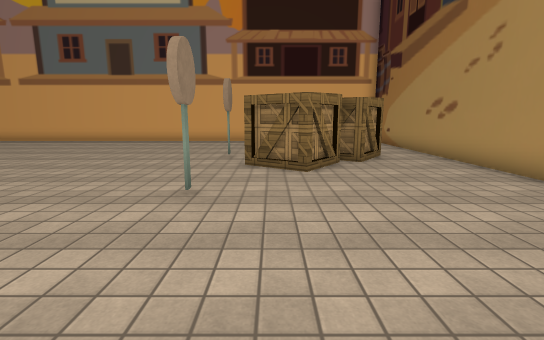
View 1 (above)

19 first-person views from a walk through a Unity game level. The camera is 1.3 m above the floor, tilts 10° down and sees 85° across. The floor is counted in squares, 1 m on a side. Each view is taken from the middle of a square. On the plan, view 1 faces up. The plan holds only what a view shows up to about 14 squares ahead; the rest is blank. The place goes on beyond the plan. The player character is not drawn. Some surface patterns are stand-ins.

View 2
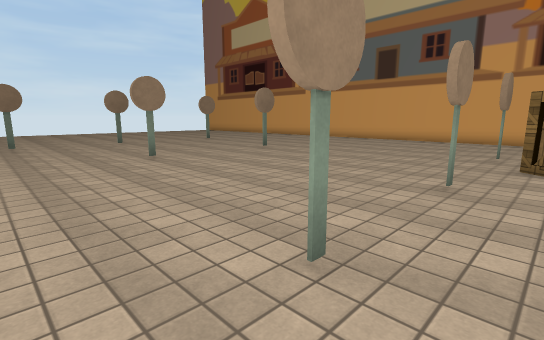

View 3
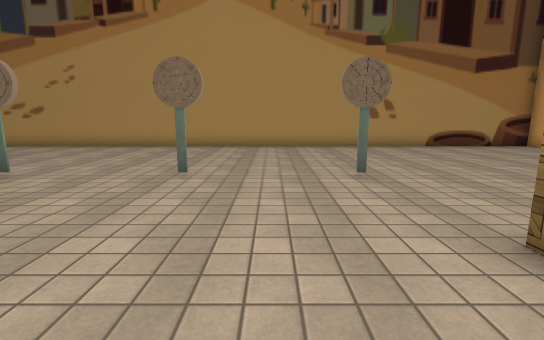

View 4
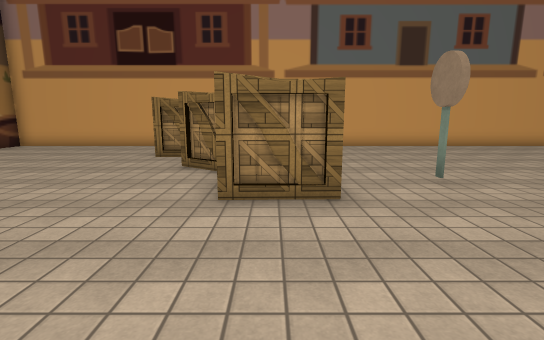

View 5
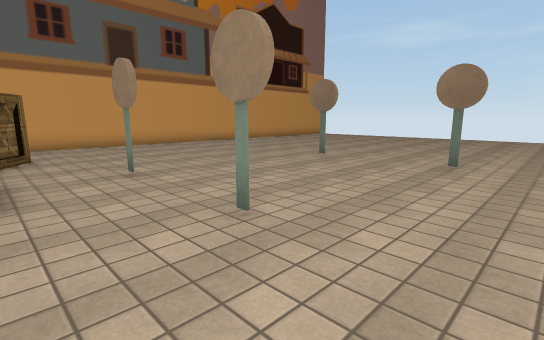

View 6
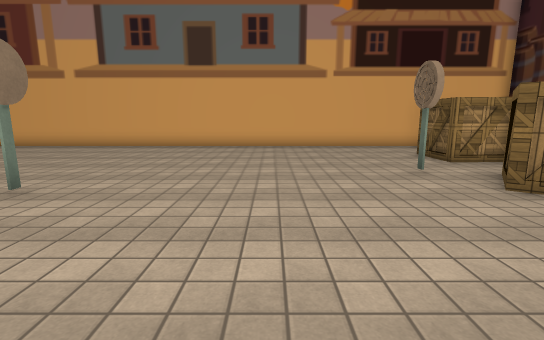

View 7
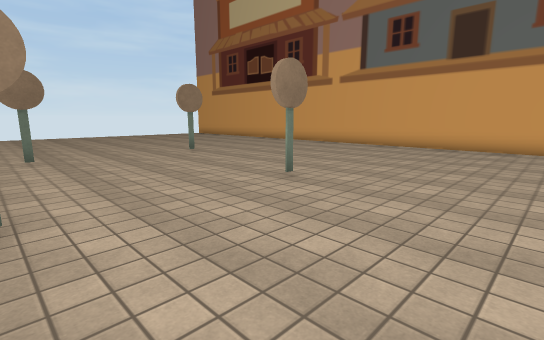

View 8
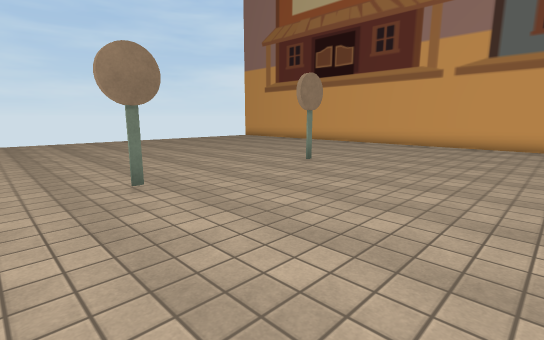

View 9
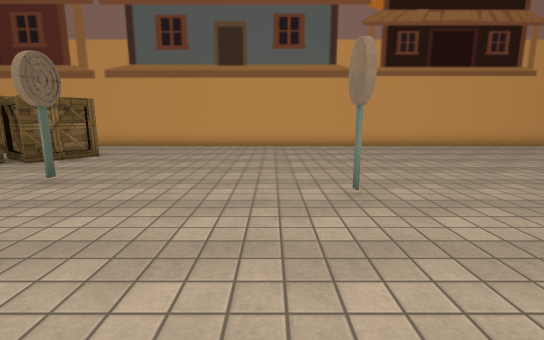

View 10
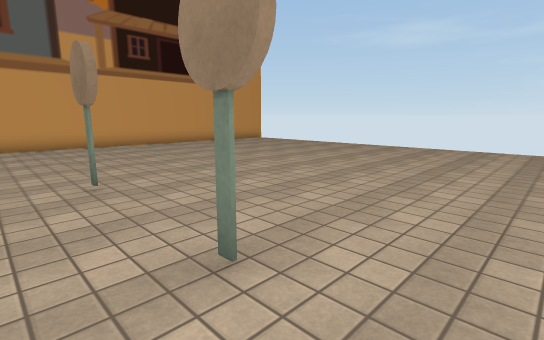

View 11
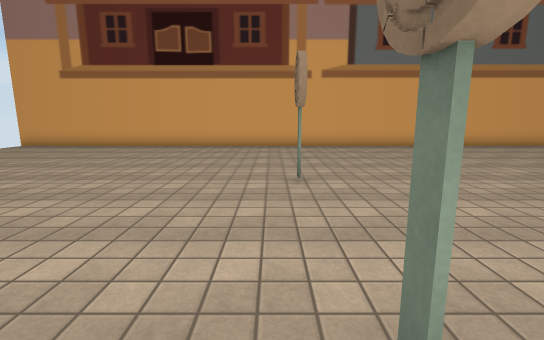

View 12
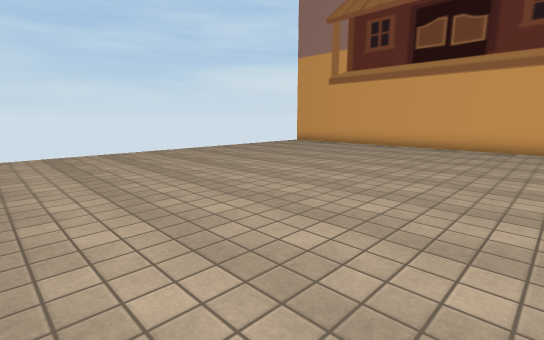

View 13
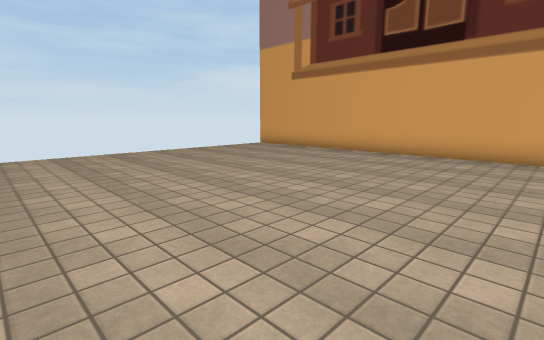

View 14
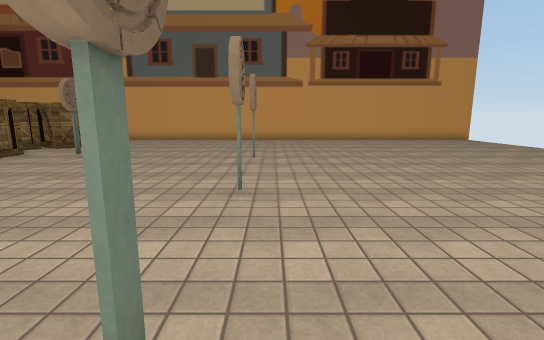

View 15
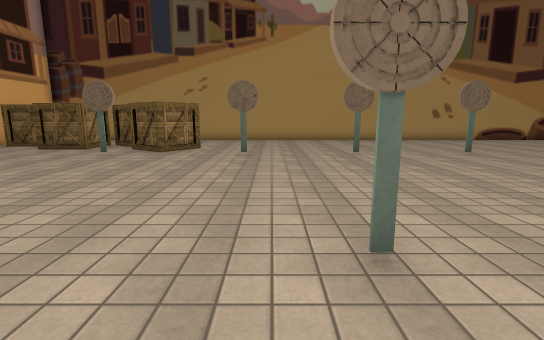

View 16
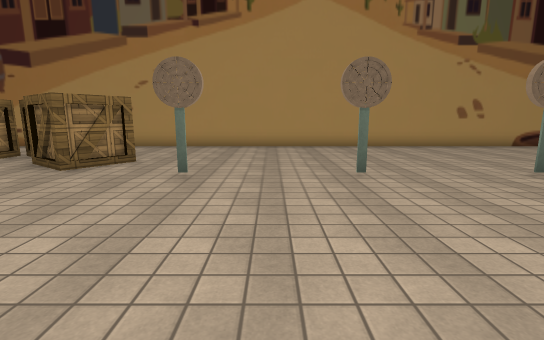

View 17
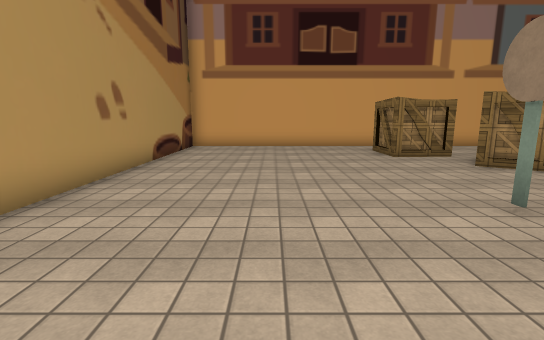

View 18
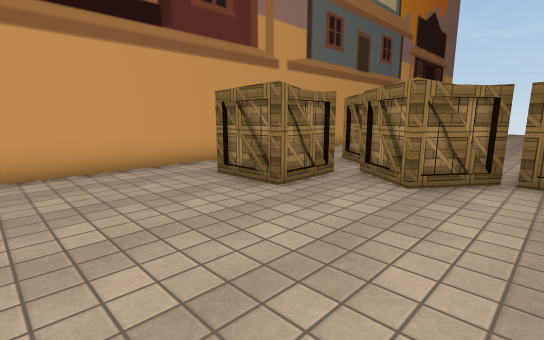

View 19
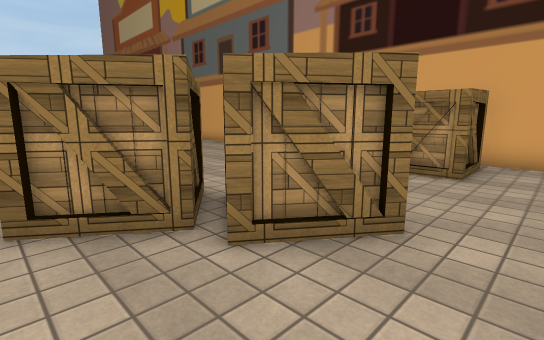

### Floor plan
Points are (right, up) in squares from view 1. A wall is a line through its corners. A room is listed if a view was taken in it or the views show most of it. See-through windows are left out.
Room 1 (views 1, 2, 3, 4, 5, 6, 7, 8, 9, 10, 11, 12, 13, 14, 15, 16, 17, 18, 19)
walls: (-9.5, 2.6) (-9.5, 3.4) (-9.5, 2.6); (-9.5, -0.6) (-9.4, -1.4); (-15.4, 0.5) (-15.4, -0.4); (-15.5, 3.6) (-15.5, 4.5) (-15.5, 3.6); (-15.5, 3.7) (-15.5, 4.3); (-15.4, -0.3) (-15.4, 0.3); (-9.6, 8.4) (-9.6, 7.6); (-9.4, -4.6) (-9.4, -5.4); (-15.4, -3.5) (-15.3, -4.4); (-9.3, -5.4) (-9.3, -4.6); (-15.6, 8.7) (-15.6, 9.3); (-15.6, 9.5) (-15.6, 8.6); (-1.5, 0.6) (-1.5, 1.5); (-1.4, 1.5) (-1.4, 0.6); (-1.5, 5.5) (-1.5, 4.6) (-1.6, 5.5); (-1.4, -2.8) (-1.3, -3.4); (-1.4, -3.4) (-1.4, -2.5); (-1.6, 9.6) (-1.6, 10.5); (-1.6, 10.2) (-1.6, 9.7); (-3.4, -12.8) (5.7, -12.8) (5.7, 14.8); (4.6, 16.7) (-27.6, 16.7); (-26.6, -12.8) (-5.9, -12.8)
objects: other object (-8, -10) to (-6, -8); other object (-7, -6) to (-5, -4); other object (-6, -8) to (-4, -6); other object (-4, -11) to (-2, -9); other object (-1, 7) to (2, 10); other object (0, 12) to (2, 14); other object (2, 9) to (4, 11); other object (2, 14) to (3, 16)

Where each view was taken, in squares from view 1:
view 1: 0 up, 0 right, facing up
view 2: 1 down, 0 right, facing up-left
view 3: 1 down, 8 left, facing right
view 4: 1 up, 6 left, facing down
view 5: 2 up, 7 left, facing down-left
view 6: 3 up, 5 left, facing up
view 7: 3 up, 5 left, facing up-left
view 8: 2 up, 10 left, facing up-left
view 9: 1 up, 14 left, facing down
view 10: 2 up, 14 left, facing down-left
view 11: 3 up, 16 left, facing up
view 12: 3 up, 16 left, facing up-left
view 13: 6 up, 16 left, facing up-left
view 14: 5 up, 16 left, facing down
view 15: 4 up, 12 left, facing right
view 16: 3 up, 8 left, facing right
view 17: 1 up, 2 right, facing down
view 18: 5 down, 2 right, facing down-left
view 19: 7 up, 5 right, facing up-left
